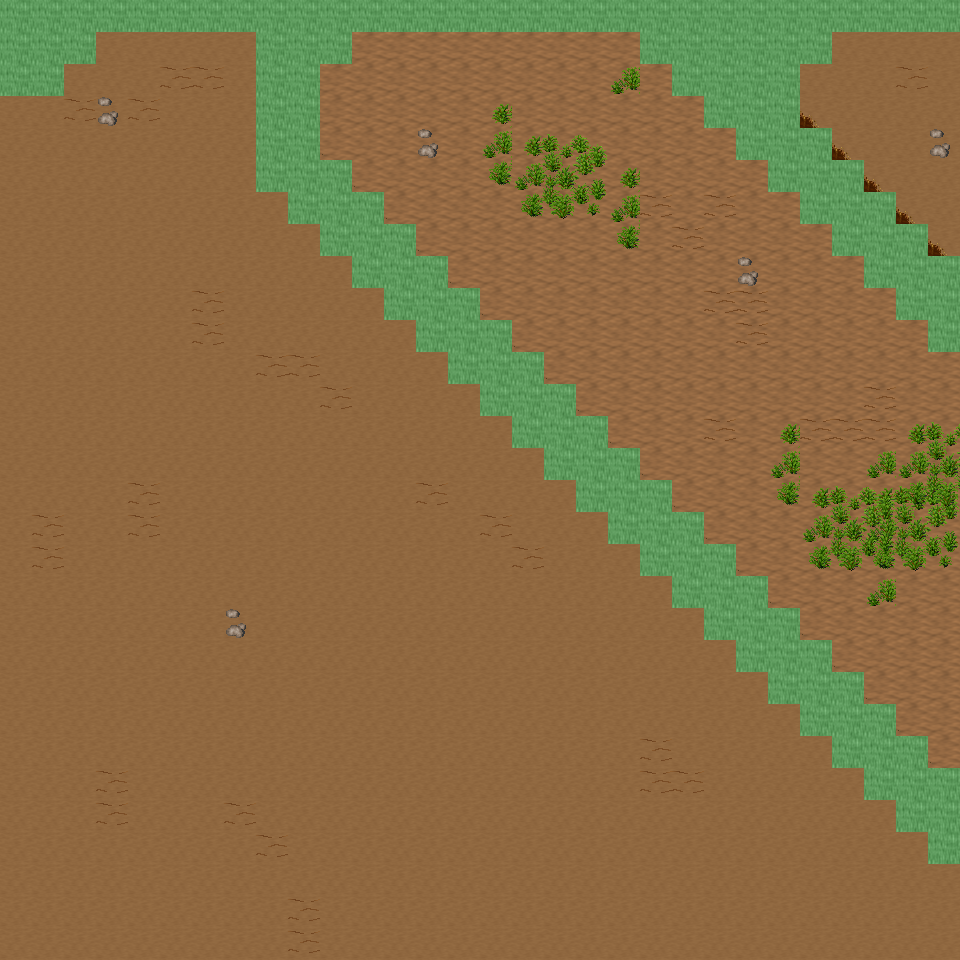

Below is a game level as drawn by its tile map, then a one-line description and the .tmx that defines it (tile-layer data replaced by summaries):
An orthogonal 30x30 tile map with 32x32 px tiles, 6 tile layers (Ground, Object, Object2, Above, ...), 20 tilesets and 4 objects (4x mapExit).

<map version="1.0" orientation="orthogonal" renderorder="right-down" width="30" height="30" tilewidth="32" tileheight="32" nextobjectid="5">
  <tileset firstgid="1" name="tileset_ground_ground" tilewidth="32" tileheight="32" tilecount="33" columns="3">
    <image source="../drawable/tileset_ground_ground.png" width="96" height="352" />
  </tileset>
  <tileset firstgid="34" name="tileset_ground_ridge_earth_dark" tilewidth="32" tileheight="32" tilecount="96" columns="12">
    <image source="../drawable/tileset_ground_ridge_earth_dark.png" width="384" height="256" />
  </tileset>
  <tileset firstgid="130" name="tileset_ground_earth_edges" tilewidth="32" tileheight="32" tilecount="18" columns="6">
    <image source="../drawable/tileset_ground_earth_edges.png" width="192" height="96" />
  </tileset>
  <tileset firstgid="148" name="tileset_ground_rock_pebbles" tilewidth="32" tileheight="32" tilecount="3" columns="1">
    <image source="../drawable/tileset_ground_rock_pebbles.png" width="32" height="96" />
  </tileset>
  <tileset firstgid="151" name="tileset_item_statue_grey_stone" tilewidth="32" tileheight="32" tilecount="4" columns="2">
    <image source="../drawable/tileset_item_statue_grey_stone.png" width="64" height="64" />
  </tileset>
  <tileset firstgid="155" name="tileset_ground_square_patch" tilewidth="32" tileheight="32" tilecount="9" columns="3">
    <image source="../drawable/tileset_ground_square_patch.png" width="96" height="96" />
  </tileset>
  <tileset firstgid="164" name="tileset_ground_eye" tilewidth="32" tileheight="32" tilecount="9" columns="3">
    <image source="../drawable/tileset_ground_eye.png" width="96" height="96" />
  </tileset>
  <tileset firstgid="173" name="tileset_item_corpse_huge_animal" tilewidth="32" tileheight="32" tilecount="16" columns="2">
    <image source="../drawable/tileset_item_corpse_huge_animal.png" width="64" height="256" />
  </tileset>
  <tileset firstgid="189" name="tileset_logic_creature_orc" tilewidth="32" tileheight="32" tilecount="6" columns="6">
    <image source="../drawable/tileset_logic_creature_orc.png" width="192" height="32" />
  </tileset>
  <tileset firstgid="195" name="tileset_logic_collision" tilewidth="32" tileheight="32" tilecount="1" columns="1">
    <image source="../drawable/tileset_logic_collision.png" width="32" height="32" />
  </tileset>
  <tileset firstgid="196" name="tileset_plant_tree_spruce" tilewidth="32" tileheight="32" tilecount="6" columns="2">
    <image source="../drawable/tileset_plant_tree_spruce.png" width="64" height="96" />
  </tileset>
  <tileset firstgid="202" name="tileset_plant_tree_evergreen" tilewidth="32" tileheight="32" tilecount="36" columns="3">
    <image source="../drawable/tileset_plant_tree_evergreen.png" width="96" height="384" />
  </tileset>
  <tileset firstgid="238" name="tileset_plant_bush_bushes" tilewidth="32" tileheight="32" tilecount="10" columns="5">
    <image source="../drawable/tileset_plant_bush_bushes.png" width="160" height="64" />
  </tileset>
  <tileset firstgid="248" name="tileset_plant_bush_bush_mult_colored" tilewidth="32" tileheight="32" tilecount="6" columns="3">
    <image source="../drawable/tileset_plant_bush_bush_mult_colored.png" width="96" height="64" />
  </tileset>
  <tileset firstgid="254" name="tileset_plant_stump_small_stump" tilewidth="32" tileheight="32" tilecount="4" columns="2">
    <image source="../drawable/tileset_plant_stump_small_stump.png" width="64" height="64" />
  </tileset>
  <tileset firstgid="258" name="tileset_plant_bush_large_green" tilewidth="32" tileheight="32" tilecount="9" columns="3">
    <image source="../drawable/tileset_plant_bush_large_green.png" width="96" height="96" />
  </tileset>
  <tileset firstgid="267" name="tileset_plant_tree_tree_darkgreen" tilewidth="32" tileheight="32" tilecount="88" columns="8">
    <image source="../drawable/tileset_plant_tree_tree_darkgreen.png" width="256" height="352" />
  </tileset>
  <tileset firstgid="355" name="tileset_ground_dry_grass" tilewidth="32" tileheight="32" tilecount="54" columns="9">
    <image source="../drawable/tileset_ground_dry_grass.png" width="288" height="192" />
  </tileset>
  <tileset firstgid="409" name="tileset_logic_creature_animal" tilewidth="32" tileheight="32" tilecount="32" columns="8">
    <image source="../drawable/tileset_logic_creature_animal.png" width="256" height="128" />
  </tileset>
  <tileset firstgid="441" name="tileset_logic_creature_mutant" tilewidth="32" tileheight="32" tilecount="7" columns="7">
    <image source="../drawable/tileset_logic_creature_mutant.png" width="224" height="32" />
  </tileset>
  <layer name="Ground" width="30" height="30">
    <data>[900 cells, 900 non-empty, 2 distinct tile ids]</data>
  </layer>
  <layer name="Object" width="30" height="30">
    <data>[900 cells, 219 non-empty, 36 distinct tile ids]</data>
  </layer>
  <layer name="Object2" width="30" height="30">
    <data>[900 cells, 33 non-empty, 16 distinct tile ids]</data>
  </layer>
  <layer name="Above" width="30" height="30">
    <data>[900 cells, 0 non-empty, 0 distinct tile ids]</data>
  </layer>
  <layer name="Above2" width="30" height="30">
    <data>[900 cells, 0 non-empty, 0 distinct tile ids]</data>
  </layer>
  <layer name="Walkable" width="30" height="30">
    <data>[900 cells, 138 non-empty, 1 distinct tile ids]</data>
  </layer>
  <objectgroup name="MapEvents">
    <object id="1" name="south" type="mapExit" x="0" y="928" width="960" height="32">
      <properties>
        <property name="map" value="level_0_x85_y9" />
        <property name="x" value="0" />
        <property name="y" value="1" />
      </properties>
    </object>
    <object id="2" name="east" type="mapExit" x="928" y="32" width="32" height="224">
      <properties>
        <property name="map" value="level_0_x86_y8" />
        <property name="x" value="1" />
        <property name="y" value="1" />
      </properties>
    </object>
    <object id="3" name="east2" type="mapExit" x="928" y="352" width="32" height="416">
      <properties>
        <property name="map" value="level_0_x86_y8" />
        <property name="x" value="1" />
        <property name="y" value="11" />
      </properties>
    </object>
    <object id="4" name="east3" type="mapExit" x="928" y="864" width="32" height="96">
      <properties>
        <property name="map" value="level_0_x86_y8" />
        <property name="x" value="1" />
        <property name="y" value="27" />
      </properties>
    </object>
  </objectgroup>
</map>
